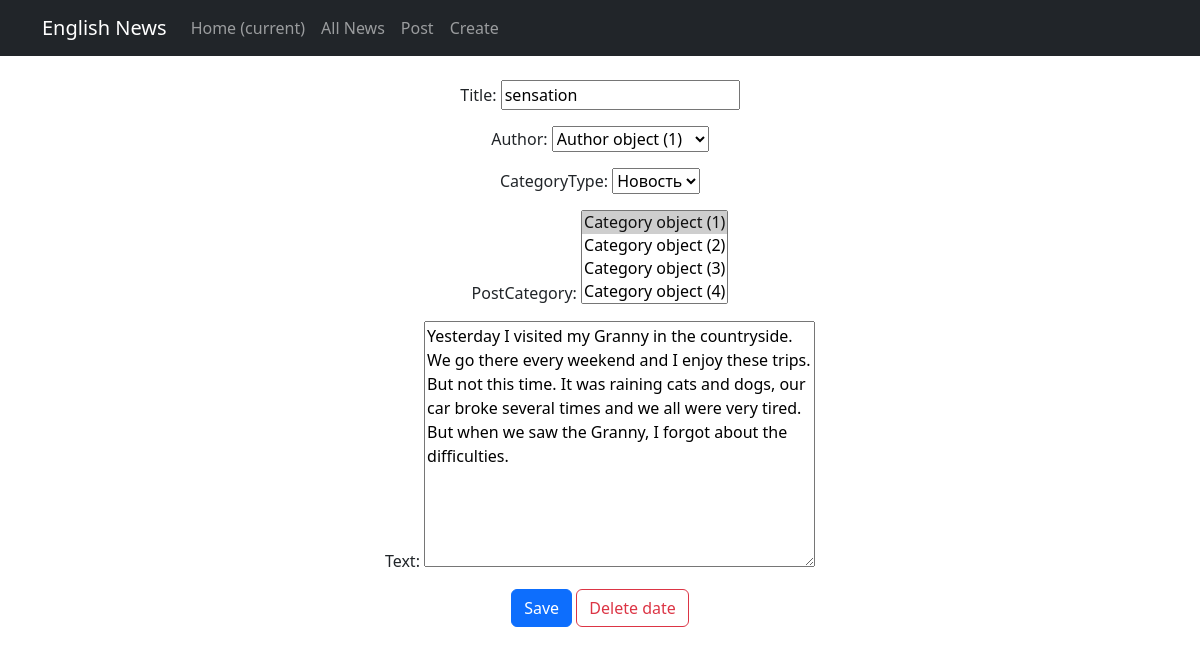
The app's page /news/1/update/ with its own data.
### newapp/models.py (models this page shows, shortened)
class Post(models.Model):
    author = models.ForeignKey(Author, on_delete=models.CASCADE)
    NEWS = 'NW'
    ARTICLE = 'AR'
    CATEGORY_CHOICES = [
        (NEWS, 'Новость'),
        (ARTICLE, 'Статья'),
    ]
    categoryType = models.CharField(max_length=2, choices=CATEGORY_CHOICES, default=ARTICLE)
    dateCreation = models.DateTimeField(auto_now_add=True)
    postCategory = models.ManyToManyField(Category, through='PostCategory')
    title = models.CharField(max_length=128)
    text = models.TextField()
    rating = models.SmallIntegerField(default=0)

### newapp/views.py (the view)
# urls.py: path('<int:pk>/update/', PostUpdate.as_view()),
class PostUpdate(UpdateView):
    form_class = PostForm
    model = Post
    template_name = 'flatpages/post_edit.html'
    def get_context_data(self, **kwargs) -> dict:
        context = super().get_context_data(**kwargs)
        context['page_title'] = "Редактировать статью"
        return context

### newapp/forms.py (shortened to what this page needs)
class PostForm(forms.ModelForm):
   class Meta:
       model = Post
       fields = ['title', 'author', 'categoryType', 'postCategory', 'text']

### templates/flatpages/post_edit.html (shortened to what this page needs)
{% extends 'flatpages/default.html' %}
{% block content %}
{% block body %}
<form action="" method="post" class="my-4">
    {{ form.as_p }}
    <input type="submit" value="Save" class="btn btn-primary"/>
    <a class="btn btn-outline-danger" role="button" href="{{ request.path }}">Delete date</a>
</form>
{% endblock body %}
{% endblock content %}

### records on screen
Post: title "sensation", author "Author object (1)", categoryType "Новость", text "Yesterday I visited my Granny in the countryside. We go there every weekend and I enjoy these trips. But not this time. It was raining cats and dogs, our car broke several times and we all were very tired. But when we saw the Granny, I forgot about the difficulties."
